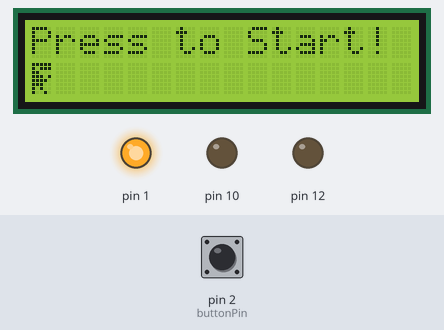
A sketch run on a simulated Arduino Uno, built with avr-gcc and run on an emulated ATmega328P. Parts: 16×2 character LCD, output pins drawn as LEDs (lit = HIGH). The inputs (shaded band) are chosen by the test bench; at power-on: pin 2 (buttonPin) HIGH.

Above: at 1.2 s.
1.3 s: pin 2 (buttonPin) pulled LOW for 0.15 s
At 1.43 s:
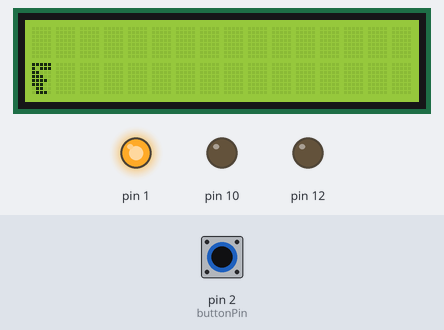
2.0 s: pin 2 (buttonPin) pulled LOW for 1 s
At 2.63 s:
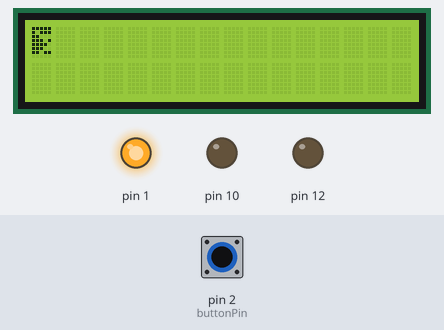
Timing chart, 0 to 5.0 s (numbered marks = the images above; inputs shaded):
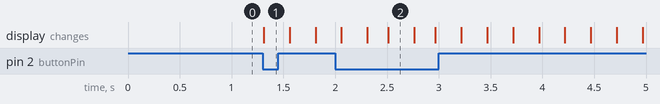

The sketch:

sldj_1.0.ino
```cpp
#include <LiquidCrystal.h>

//Dino positions
#define run_1 0//run position 1
#define run_2 1//run position 2
#define jump_high 2//jump high
#define jump_half_head 3//jump half upper
#define jump_half_body 4//jump half lower

//initialize lib with interface pin #
LiquidCrystal lcd (11,9,6,5,4,3);

static bool buttonPushed = false;
static byte currentPos;
static byte currentPosUp;
static byte currentPosDown;
static bool playing = false;
const int buttonPin = 2;
int buttonState = 0;
void graphics(){
byte dino[40] = {
  //1-Run 1
 0b11111,
 0b10111,
 0b11000,
 0b11101,
 0b11110,
 0b11100,
 0b10100,
 0b10010,
 //2-Run 2
 0b11111,
 0b10111,
 0b11000,
 0b11100,
 0b11110,
 0b11100,
 0b01100,
 0b01110,
 //3-Jump High
 0b11111,
 0b10111,
 0b11000,
 0b11101,
 0b11110,
 0b11100,
 0b11011,
 0b00000,
 //4-Jump Half (Head)
 0b00000,
 0b00000,
 0b00000,
 0b00000,
 0b00000,
 0b00000,
 0b11111,
 0b10111,
 //5-Jump Half (Body)
 0b11000,
 0b11101,
 0b11110,
 0b11100,
 0b11011,
 0b00000,
 0b00000,
 0b00000,
};
int g;
//draw dino positions
  for (g = 0; g < 5; g++) {
    lcd.createChar(g, &dino[g*8]);
  }
}

void drawDino0(){
  //Starting screen
  lcd.setCursor (0,0);
  lcd.print("Press to Start!");
  lcd.setCursor (0,1);
  currentPos = run_1;
  lcd.write(byte(currentPos));
}

void drawDinoWalk(){
  lcd.setCursor(0,1);
  currentPos = run_2;
  lcd.write(byte(currentPos));
  delay(250);
  lcd.setCursor(0,1);
  currentPos = run_1;
  lcd.write(byte(currentPos));
  delay(250);

}
void drawDinoJump(){
  //half up + down
  lcd.setCursor (0,0);
  currentPosUp = jump_half_head;
  lcd.write(byte(currentPosUp));
  lcd.setCursor (0,1);
  currentPosDown = jump_half_body;
  lcd.write(byte(currentPosDown));

  delay(200);

  //up
  lcd.clear();
  lcd.setCursor (0,0);
  currentPosUp = jump_high;
  lcd.write(byte(currentPosUp));


  delay(250);

  //down
  lcd.setCursor (0,0);
  currentPosUp = jump_half_head;
  lcd.write(byte(currentPosUp));
  lcd.setCursor (0,1);
  currentPosDown = jump_half_body;
  lcd.write(byte(currentPosDown));
  delay(200);
  lcd.clear();
}
void buttonPush() {
  buttonPushed = true;
}
void setup() {
  //Readwrite
  pinMode(10, OUTPUT);
  digitalWrite(10, LOW);
  //Contrast
  pinMode(12, OUTPUT);
  digitalWrite(12, LOW);
  //Button
  pinMode(2, INPUT);
  digitalWrite(2, HIGH);
  //Autoplay
  pinMode(1, OUTPUT);
  digitalWrite(1, HIGH);

  attachInterrupt(0/*PIN_BUTTON*/, buttonPush, FALLING);

  graphics();
  //set up LCD (columns,rows)
  lcd.begin(16, 2);
}

void loop() {

  if (!playing) {
    drawDino0();
  }
  else {
    drawDinoWalk();
    if(buttonPushed){
      drawDinoJump();
      buttonPushed = false;
    }
  }


  if (buttonPushed) {
    graphics();
    playing = true;
    buttonPushed = false;
    lcd.clear();
  }

    return;

}
```

Measured:
- after the input at 1.3 s, the display: first changes at once (image 1 shows a later state)
- after the input at 2.0 s, the display: first differs from a run without the input after 0.31 s (image 2 shows a later state)
